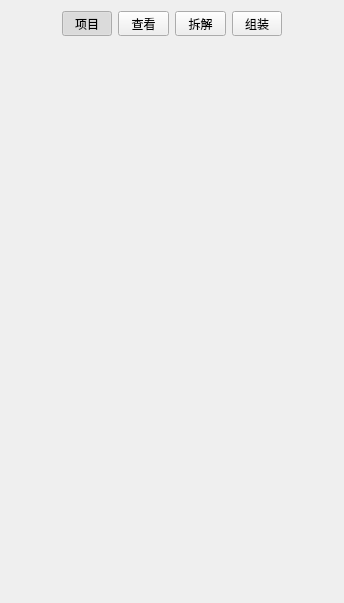
<?xml version="1.0" encoding="UTF-8"?>
<ui version="4.0">
 <class>LeftSideDock</class>
 <widget class="QWidget" name="LeftSideDock">
  <property name="geometry">
   <rect>
    <x>0</x>
    <y>0</y>
    <width>344</width>
    <height>603</height>
   </rect>
  </property>
  <property name="windowTitle">
   <string>Form</string>
  </property>
  <layout class="QVBoxLayout" name="verticalLayout_3">
   <item>
    <layout class="QHBoxLayout" name="horizontalLayout_2">
     <item>
      <spacer name="horizontalSpacer_2">
       <property name="orientation">
        <enum>Qt::Horizontal</enum>
       </property>
       <property name="sizeHint" stdset="0">
        <size>
         <width>40</width>
         <height>20</height>
        </size>
       </property>
      </spacer>
     </item>
     <item>
      <widget class="QToolButton" name="albumCmd">
       <property name="sizePolicy">
        <sizepolicy hsizetype="Expanding" vsizetype="Fixed">
         <horstretch>0</horstretch>
         <verstretch>0</verstretch>
        </sizepolicy>
       </property>
       <property name="toolTip">
        <string>Current Album</string>
       </property>
       <property name="text">
        <string>项目</string>
       </property>
       <property name="icon">
        <iconset resource="glc_player.qrc">
         <normaloff>:/images/Album.png</normaloff>:/images/Album.png</iconset>
       </property>
       <property name="checkable">
        <bool>true</bool>
       </property>
       <property name="checked">
        <bool>true</bool>
       </property>
       <property name="autoExclusive">
        <bool>true</bool>
       </property>
       <property name="toolButtonStyle">
        <enum>Qt::ToolButtonTextBesideIcon</enum>
       </property>
      </widget>
     </item>
     <item>
      <widget class="QToolButton" name="modelCmd">
       <property name="sizePolicy">
        <sizepolicy hsizetype="Expanding" vsizetype="Fixed">
         <horstretch>0</horstretch>
         <verstretch>0</verstretch>
        </sizepolicy>
       </property>
       <property name="toolTip">
        <string>Model Structure</string>
       </property>
       <property name="text">
        <string>查看</string>
       </property>
       <property name="icon">
        <iconset resource="glc_player.qrc">
         <normaloff>:/images/Logo.png</normaloff>:/images/Logo.png</iconset>
       </property>
       <property name="checkable">
        <bool>true</bool>
       </property>
       <property name="autoExclusive">
        <bool>true</bool>
       </property>
       <property name="toolButtonStyle">
        <enum>Qt::ToolButtonTextBesideIcon</enum>
       </property>
      </widget>
     </item>
     <item>
      <widget class="QToolButton" name="modelDisassemblyCmd">
       <property name="sizePolicy">
        <sizepolicy hsizetype="Expanding" vsizetype="Fixed">
         <horstretch>0</horstretch>
         <verstretch>0</verstretch>
        </sizepolicy>
       </property>
       <property name="toolTip">
        <string>Model Structure</string>
       </property>
       <property name="text">
        <string>拆解</string>
       </property>
       <property name="icon">
        <iconset resource="glc_player.qrc">
         <normaloff>:/images/Logo.png</normaloff>:/images/Logo.png</iconset>
       </property>
       <property name="checkable">
        <bool>true</bool>
       </property>
       <property name="autoExclusive">
        <bool>true</bool>
       </property>
       <property name="toolButtonStyle">
        <enum>Qt::ToolButtonTextBesideIcon</enum>
       </property>
      </widget>
     </item>
     <item>
      <widget class="QToolButton" name="modelAssemblyCmd">
       <property name="sizePolicy">
        <sizepolicy hsizetype="Expanding" vsizetype="Fixed">
         <horstretch>0</horstretch>
         <verstretch>0</verstretch>
        </sizepolicy>
       </property>
       <property name="toolTip">
        <string>Model Structure</string>
       </property>
       <property name="text">
        <string>组装</string>
       </property>
       <property name="icon">
        <iconset resource="glc_player.qrc">
         <normaloff>:/images/Logo.png</normaloff>:/images/Logo.png</iconset>
       </property>
       <property name="checkable">
        <bool>true</bool>
       </property>
       <property name="autoExclusive">
        <bool>true</bool>
       </property>
       <property name="toolButtonStyle">
        <enum>Qt::ToolButtonTextBesideIcon</enum>
       </property>
      </widget>
     </item>
     <item>
      <spacer name="horizontalSpacer_3">
       <property name="orientation">
        <enum>Qt::Horizontal</enum>
       </property>
       <property name="sizeHint" stdset="0">
        <size>
         <width>40</width>
         <height>20</height>
        </size>
       </property>
      </spacer>
     </item>
    </layout>
   </item>
   <item>
    <widget class="QStackedWidget" name="stackedWidget">
     <property name="frameShape">
      <enum>QFrame::NoFrame</enum>
     </property>
     <widget class="QWidget" name="page">
      <layout class="QVBoxLayout" name="verticalLayout_2"/>
     </widget>
     <widget class="QWidget" name="page_2">
      <layout class="QVBoxLayout" name="verticalLayout_7"/>
     </widget>
     <widget class="QWidget" name="page_3"/>
     <widget class="QWidget" name="page_4"/>
    </widget>
   </item>
  </layout>
 </widget>
 <resources>
  <include location="glc_player.qrc"/>
 </resources>
 <connections/>
</ui>
